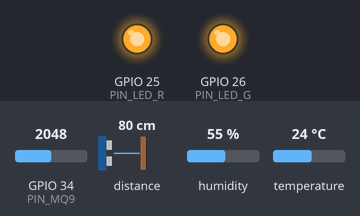
Recording of a sketch running on a simulated ESP32. Parts: output pins drawn as LEDs (lit = HIGH). The inputs (shaded band) are chosen by the test bench; at power-on: GPIO 34 (PIN_MQ9) = 2048, distance to the obstacle 80 cm, humidity 55 %, temperature 24 °C. WiFi joins after 1.5 s; servers stay silent unless stated; web services answer with replies made up by the test bench; what the sketch prints to the serial monitor is not drawn.

Above: at 0.3 s.
At 68.8 s:
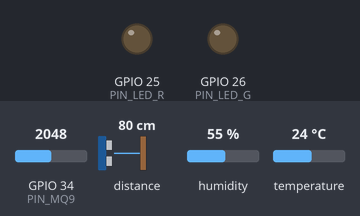
At 71.7 s:
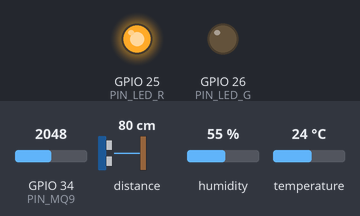
Timing chart, 0 to 73.2 s (numbered marks = the images above):
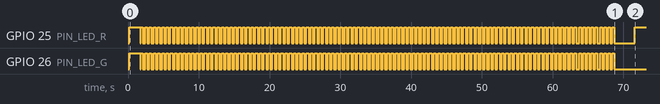

The sketch:

sensor_node.ino
```cpp
/*
  ============================================================
   Mine Safety Monitoring System - SENSOR NODE (ESP32)
  ============================================================
   Sensors   : DHT11 (temp/humidity), MQ-9 (CO + methane),
               VL53L0X (roof/wall distance -> displacement)
   Indicator : XL-B524SURSYGW (5 mm red + yellow-green, COMMON ANODE)
   Cloud     : ThingSpeak, one channel per node

   Flash the SAME sketch on both nodes - only change NODE_ID.

   ThingSpeak fields (create these in each node's channel):
     field1 = Temperature (C)       field5 = Distance (mm)
     field2 = Humidity (%)          field6 = Displacement from baseline (mm)
     field3 = CO (ppm)              field7 = Status (0 ok, 1 warn, 2 danger)
     field4 = CH4 (ppm)             field8 = Sensor fault (0/1)

   Libraries (Library Manager):
     - "DHT sensor library" by Adafruit (+ "Adafruit Unified Sensor")
     - "Adafruit_VL53L0X" by Adafruit
   Board: ESP32 Dev Module (esp32 by Espressif)
  ============================================================
*/

#include <WiFi.h>
#include <HTTPClient.h>
#include <Wire.h>
#include <DHT.h>
#include <Adafruit_VL53L0X.h>

// ------------------------- USER CONFIG -------------------------
#define NODE_ID 1   // 1 or 2

const char* WIFI_SSID = "YOUR_WIFI_SSID";
const char* WIFI_PASS = "YOUR_WIFI_PASSWORD";

#if NODE_ID == 1
const char* TS_WRITE_KEY = "NODE1_WRITE_API_KEY";
#else
const char* TS_WRITE_KEY = "NODE2_WRITE_API_KEY";
#endif

// ----------------------------- PINS ----------------------------
#define PIN_DHT    4
#define PIN_MQ9    34   // must be an ADC1 pin (ADC2 stops working when WiFi is on)
#define PIN_LED_R  25   // red cathode    (through 120 ohm)
#define PIN_LED_G  26   // green cathode  (through 120 ohm)
#define PIN_SDA    21   // VL53L0X
#define PIN_SCL    22

#define LED_COMMON_ANODE 1   // XL-B524SURSYGW is common anode -> pin LOW = LED ON

// ------------------ THRESHOLDS (same as controller) -------------
const float TEMP_WARN = 35,   TEMP_DANGER = 40;     // deg C
const float HUM_WARN  = 80,   HUM_DANGER  = 90;     // %RH
const float CO_WARN   = 25,   CO_DANGER   = 50;     // ppm
const float CH4_WARN  = 5000, CH4_DANGER  = 10000;  // ppm (0.5 % / 1 % by volume)
const int   DEV_WARN  = 20,   DEV_DANGER  = 50;     // mm change from baseline

// ----------------------------- MQ-9 -----------------------------
const float MQ_VC           = 5.0;                     // module supply
const float MQ_RL           = 10.0;                    // kOhm, load resistor on module (usually "103")
const float DIVIDER_RATIO   = (22.0 + 33.0) / 33.0;    // AO -> 22k -> GPIO34 -> 33k -> GND
const float CLEAN_AIR_RATIO = 9.6;                     // Rs/R0 in clean air (MQ-9 datasheet)
// Curve fits from the MQ-9 sensitivity chart: ppm = a * (Rs/R0)^b
const float CO_A  = 599.65, CO_B  = -2.244;
const float CH4_A = 4269.6, CH4_B = -2.648;

// First run: keep 1, read R0 from Serial Monitor in CLEAN air, paste it below, then set 0.
// (Never auto-calibrate inside a mine - gas present at boot would give a wrong R0.)
#define CALIBRATE_ON_BOOT 1
float R0 = 10.0;   // kOhm

const unsigned long WARMUP_MS = 60000;   // heater warm-up at every boot (new sensor: burn in 24 h+)

// ---------------------------- TIMING ----------------------------
const unsigned long SAMPLE_MS = 2000;    // DHT11 needs >= 1 s between reads
const unsigned long UPLOAD_MS = 20000;   // ThingSpeak free tier: >= 15 s per channel

// ----------------------------------------------------------------
enum { ST_OK = 0, ST_WARN = 1, ST_DANGER = 2 };

DHT dht(PIN_DHT, DHT11);
Adafruit_VL53L0X lox;
bool loxOK = false;
int  baselineMM = -1;

// Latest values + worst value seen since last successful upload
// (so a short gas spike between uploads is never missed)
float tNow = NAN, hNow = NAN;
float coMax = 0, ch4Max = 0;
int   distNow = -1, devMax = 0;
int   statusWorst = ST_OK;
bool  faultAny = false;

int  statusNow = ST_OK;
bool faultNow  = false;

unsigned long lastSample = 0, lastUpload = 0, lastWifiTry = 0;

// ============================ LED ===============================
void ledWrite(bool red, bool green) {
#if LED_COMMON_ANODE
  digitalWrite(PIN_LED_R, red   ? LOW : HIGH);
  digitalWrite(PIN_LED_G, green ? LOW : HIGH);
#else
  digitalWrite(PIN_LED_R, red   ? HIGH : LOW);
  digitalWrite(PIN_LED_G, green ? HIGH : LOW);
#endif
}

// green = OK, amber (red+green) = warning, blinking red = danger,
// blinking amber = sensor fault / warming up
void showStatus(int st, bool fault) {
  bool blink = (millis() / 300) % 2;
  if (st == ST_DANGER)      ledWrite(blink, false);
  else if (st == ST_WARN)   ledWrite(true, true);
  else if (fault)           ledWrite(blink, blink);
  else                      ledWrite(false, true);
}

// ============================ MQ-9 ==============================
float readRs() {
  uint32_t mv = 0;
  for (int i = 0; i < 20; i++) { mv += analogReadMilliVolts(PIN_MQ9); delay(2); }
  float vOut = (mv / 20.0f / 1000.0f) * DIVIDER_RATIO;   // voltage at module AO
  if (vOut < 0.05f) return -1;                           // wire loose / heater off
  if (vOut > MQ_VC - 0.01f) vOut = MQ_VC - 0.01f;
  return MQ_RL * (MQ_VC - vOut) / vOut;                  // kOhm
}

float gasPPM(float ratio, float a, float b) { return a * pow(ratio, b); }

void warmUpAndCalibrate() {
  Serial.printf("MQ-9 warming up for %lu s...\n", WARMUP_MS / 1000);
  unsigned long t0 = millis();
  while (millis() - t0 < WARMUP_MS) { showStatus(ST_OK, true); delay(20); }

#if CALIBRATE_ON_BOOT
  float sum = 0; int n = 0;
  for (int i = 0; i < 50; i++) {
    float rs = readRs();
    if (rs > 0) { sum += rs; n++; }
    showStatus(ST_OK, true);
    delay(100);
  }
  if (n > 0) R0 = (sum / n) / CLEAN_AIR_RATIO;
  Serial.printf(">>> MQ-9 R0 = %.2f kOhm  (paste into sketch, set CALIBRATE_ON_BOOT 0)\n", R0);
#endif
}

// ========================== VL53L0X =============================
int readDistance() {
  if (!loxOK) return -1;
  VL53L0X_RangingMeasurementData_t m;
  lox.rangingTest(&m, false);
  if (m.RangeStatus == 4) return -1;    // out of range
  return m.RangeMilliMeter;
}

void captureBaseline() {
  long sum = 0; int n = 0;
  for (int i = 0; i < 30; i++) {
    int d = readDistance();
    if (d > 0) { sum += d; n++; }
    delay(50);
  }
  baselineMM = (n > 0) ? sum / n : -1;
  Serial.printf("VL53L0X baseline = %d mm\n", baselineMM);
}

// ========================= SAMPLING =============================
int levelOf(float v, float warn, float danger) {
  if (isnan(v)) return ST_OK;
  if (v >= danger) return ST_DANGER;
  if (v >= warn)   return ST_WARN;
  return ST_OK;
}

void sampleSensors() {
  bool fault = false;

  tNow = dht.readTemperature();
  hNow = dht.readHumidity();
  if (isnan(tNow) || isnan(hNow)) fault = true;

  float co = 0, ch4 = 0;
  float rs = readRs();
  if (rs > 0 && R0 > 0) {
    float ratio = rs / R0;
    co  = gasPPM(ratio, CO_A, CO_B);
    ch4 = gasPPM(ratio, CH4_A, CH4_B);
  } else {
    fault = true;
  }

  distNow = readDistance();
  int dev = 0;
  if (distNow > 0 && baselineMM > 0) dev = abs(distNow - baselineMM);
  else fault = true;

  int st = ST_OK;
  st = max(st, levelOf(tNow, TEMP_WARN, TEMP_DANGER));
  st = max(st, levelOf(hNow, HUM_WARN, HUM_DANGER));
  st = max(st, levelOf(co, CO_WARN, CO_DANGER));
  st = max(st, levelOf(ch4, CH4_WARN, CH4_DANGER));
  st = max(st, levelOf((float)dev, DEV_WARN, DEV_DANGER));

  statusNow = st;
  faultNow  = fault;

  // worst-case values for the upload window
  coMax       = max(coMax, co);
  ch4Max      = max(ch4Max, ch4);
  devMax      = max(devMax, dev);
  statusWorst = max(statusWorst, st);
  faultAny    = faultAny || fault;

  Serial.printf("[N%d] T=%.1fC H=%.0f%% CO=%.1fppm CH4=%.0fppm D=%dmm dev=%dmm st=%d fault=%d\n",
                NODE_ID, tNow, hNow, co, ch4, distNow, dev, st, fault);
}

// ========================= THINGSPEAK ===========================
void uploadThingSpeak() {
  if (WiFi.status() != WL_CONNECTED) { Serial.println("WiFi down - upload skipped"); return; }

  String url = "http://api.thingspeak.com/update?api_key=" + String(TS_WRITE_KEY);
  if (!isnan(tNow)) url += "&field1=" + String(tNow, 1);
  if (!isnan(hNow)) url += "&field2=" + String(hNow, 1);
  url += "&field3=" + String(coMax, 1);
  url += "&field4=" + String(ch4Max, 0);
  url += "&field5=" + String(distNow);
  url += "&field6=" + String(devMax);
  url += "&field7=" + String(statusWorst);
  url += "&field8=" + String(faultAny ? 1 : 0);

  HTTPClient http;
  http.setTimeout(5000);
  http.begin(url);
  int code = http.GET();
  String body = http.getString();
  http.end();

  if (code == 200 && body != "0") {
    Serial.printf("Uploaded, entry %s\n", body.c_str());
    // reset the window only after a successful upload
    coMax = ch4Max = 0; devMax = 0; statusWorst = ST_OK; faultAny = false;
  } else {
    Serial.printf("Upload failed (HTTP %d, body '%s') - will retry\n", code, body.c_str());
  }
}

// =========================== WIFI ===============================
void connectWiFi() {
  WiFi.mode(WIFI_STA);
  WiFi.begin(WIFI_SSID, WIFI_PASS);
  Serial.print("Connecting WiFi");
  unsigned long t0 = millis();
  while (WiFi.status() != WL_CONNECTED && millis() - t0 < 15000) { delay(300); Serial.print("."); }
  Serial.println(WiFi.status() == WL_CONNECTED ? " OK" : " failed (will retry)");
}

void maintainWiFi() {
  if (WiFi.status() != WL_CONNECTED && millis() - lastWifiTry > 10000) {
    lastWifiTry = millis();
    WiFi.reconnect();
  }
}

// =========================== SETUP ==============================
void setup() {
  Serial.begin(115200);
  delay(200);
  Serial.printf("\n=== Mine safety node %d ===\n", NODE_ID);

  pinMode(PIN_LED_R, OUTPUT);
  pinMode(PIN_LED_G, OUTPUT);
  ledWrite(false, false);

  dht.begin();

  Wire.begin(PIN_SDA, PIN_SCL);
  loxOK = lox.begin();
  Serial.println(loxOK ? "VL53L0X OK" : "VL53L0X NOT FOUND - check wiring");

  connectWiFi();
  warmUpAndCalibrate();
  captureBaseline();
}

// ============================ LOOP ==============================
void loop() {
  maintainWiFi();

  if (millis() - lastSample >= SAMPLE_MS) {
    lastSample = millis();
    sampleSensors();
  }

  if (millis() - lastUpload >= UPLOAD_MS) {
    lastUpload = millis();
    uploadThingSpeak();
  }

  showStatus(statusNow, faultNow);   // local alarm works even without WiFi
  delay(10);
}
```

Measured:
- by itself, GPIO 25 (PIN_LED_R): HIGH → LOW at 1.7 s, → HIGH 0.10 s later, → LOW 0.30 s later, → HIGH 0.30 s later, … (226 changes in this stretch)
